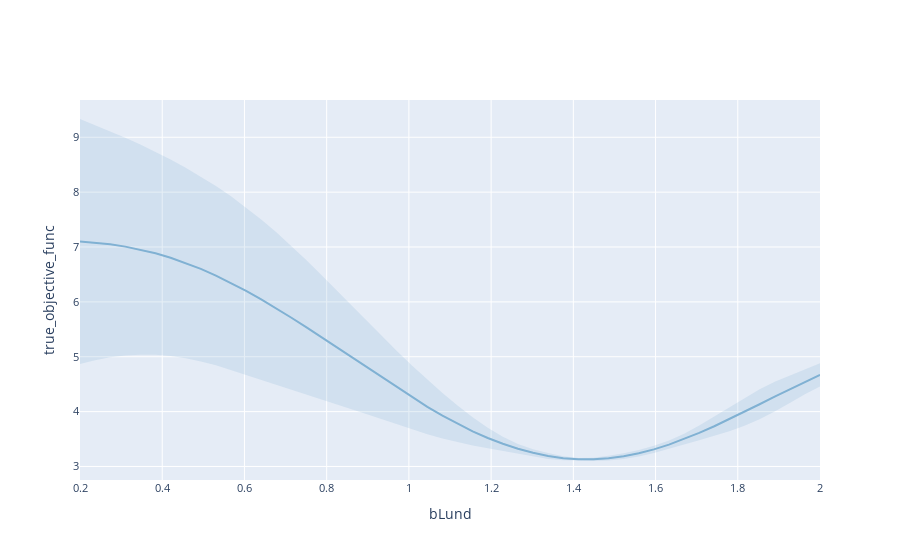

Notebook code for this chart:
### Code cell
render(plot_slice(model, "bLund", "true_objective_func"))
